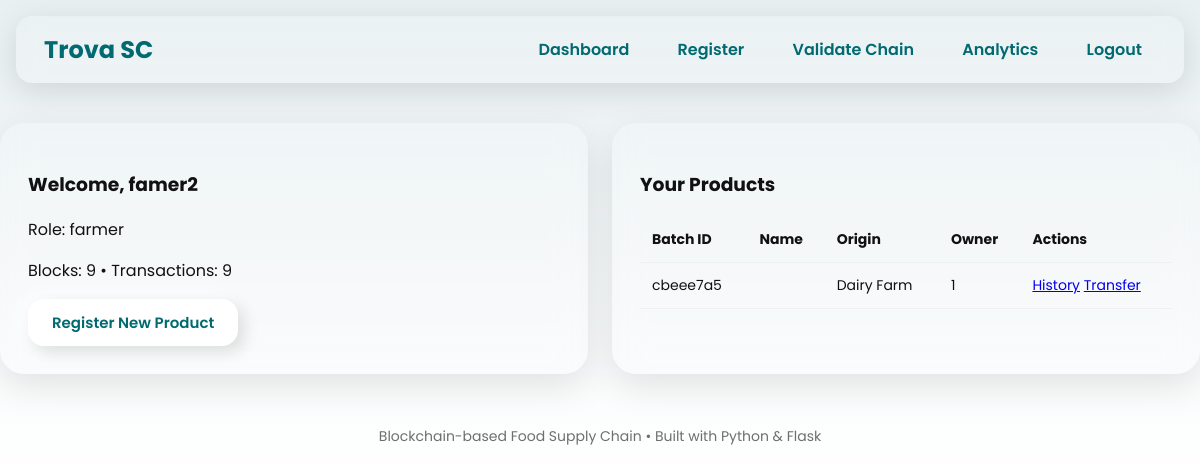
The page /dashboard (signed in) on the database its author committed.
### models.py (models this page shows)
class User(UserMixin, db.Model):
    id = db.Column(db.Integer, primary_key=True)
    username = db.Column(db.String(80), unique=True, nullable=False)
    email = db.Column(db.String(120), unique=True, nullable=False)
    password_hash = db.Column(db.String(200), nullable=False)
    role = db.Column(db.String(50), default="Farmer")  # Farmer, Distributor, Retailer, Admin

class Product(db.Model):
    id = db.Column(db.Integer, primary_key=True)
    batch_id = db.Column(db.String(64), unique=True, nullable=False)
    product_type = db.Column(db.String(64), nullable=False)
    origin = db.Column(db.String(128), nullable=False)
    owner_id = db.Column(db.Integer, db.ForeignKey('user.id'), nullable=False)
    owner = db.relationship('User', backref='products')
    current_owner = db.Column(db.String(64), nullable=False)
    status = db.Column(db.String(64), default="Registered")
    product_metadata = db.Column(db.Text)  # store JSON string for temp/humidity/notes
    timestamp = db.Column(db.DateTime, default=datetime.utcnow)

### app.py (the view)
    @app.route("/dashboard")
    @login_required
    def dashboard():
        products = Product.query.filter(
            (Product.owner_id == current_user.id) | (current_user.role == 'admin')
        ).all()
        total_blocks = len(blockchain.chain)
        total_transactions = sum(len(b.transactions) for b in blockchain.chain)
        return render_template(
            "dashboard.html",
            products=products,
            total_blocks=total_blocks,
            total_transactions=total_transactions
        )

### templates/dashboard.html
{% extends "base.html" %}
{% block content %}
  <div class="grid">
    <div class="card">
      <h3>Welcome, {{ current_user.username }}</h3>
      <p>Role: {{ current_user.role }}</p>
      <p>Blocks: {{ total_blocks }} • Transactions: {{ total_transactions }}</p>
      <a class="btn" href="{{ url_for('register_product') }}">Register New Product</a>
    </div>
    <div class="card">
      <h3>Your Products</h3>
      <table class="table">
        <thead><tr><th>Batch ID</th><th>Name</th><th>Origin</th><th>Owner</th><th>Actions</th></tr></thead>
        <tbody>
          {% for p in products %}
          <tr>
            <td>{{ p.batch_id }}</td>
            <td>{{ p.name }}</td>
            <td>{{ p.origin }}</td>
            <td>{{ p.owner_id }}</td>
            <td>
              <a href="{{ url_for('history', batch_id=p.batch_id) }}">History</a>
              <a href="{{ url_for('transfer', product_id=p.id) }}">Transfer</a>
            </td>
          </tr>
          {% else %}
          <tr><td colspan="5">No products yet.</td></tr>
          {% endfor %}
        </tbody>
      </table>
    </div>
  </div>
{% endblock %}

### static/style.css (style rules this page uses)
:root { --primary: #016A70; --secondary: #D2DE32; --soft: #A2C579; --bg-light: #f9f9f9; --bg-dark: rgba(20, 20, 30, 0.9); --glass: rgba(255, 255, 255, 0.1); --blur: 12px; --font: 'Poppins', sans-serif; }
* { box-sizing: border-box; transition: all 0.3s ease-in-out; }
body { font-family: var(--font); margin: 0; background: linear-gradient(180deg, #e8f0f2, #ffffff); color: #111; -webkit-font-smoothing: antialiased; overflow-x: hidden; }
.grid { display: grid; grid-template-columns: repeat(auto-fit, minmax(280px, 1fr)); gap: 24px; padding: 24px 0; }
.card { background: rgba(255, 255, 255, 0.1); backdrop-filter: blur(16px); border-radius: 24px; padding: 28px; box-shadow: 0 12px 36px rgba(0, 0, 0, 0.1); transition: transform 0.3s ease, box-shadow 0.3s ease; }
.btn { display: inline-block; background: #ffffff; color: var(--primary); padding: 12px 22px; border-radius: 16px; border: none; font-weight: 600; cursor: pointer; text-decoration: none; font-size: 15px; box-shadow: 6px 6px 16px rgba(0,0,0,0.12), -6px -6px 16px rgba(255,255,255,0.7); transition: all 0.3s ease; }
.table { width: 100%; border-collapse: collapse; margin-top: 12px; }
.table th, .table td { padding: 12px; border-bottom: 1px solid #f0f0f0; text-align: left; font-size: 14px; }
* { transition: all 0.25s ease-in-out; }
.btn { padding: 12px 24px; border-radius: 16px; font-weight: 600; font-size: 15px; border: none; cursor: pointer; color: var(--primary); background: #ffffff; text-decoration: none; box-shadow: 6px 6px 16px rgba(0,0,0,0.12), -6px -6px 16px rgba(255,255,255,0.7); transition: all 0.3s ease; }

### rows shown on the page
User: username "famer2", role "farmer"
Product: batch_id "cbeee7a5", origin "Dairy Farm", owner_id "1"

### other values the page prints
{{ total_blocks }} "9"
{{ total_transactions }} "9"
